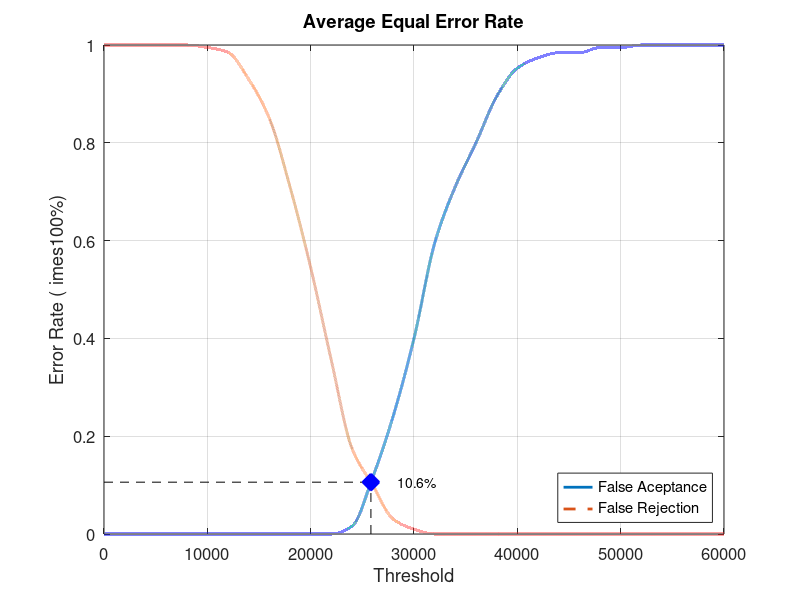
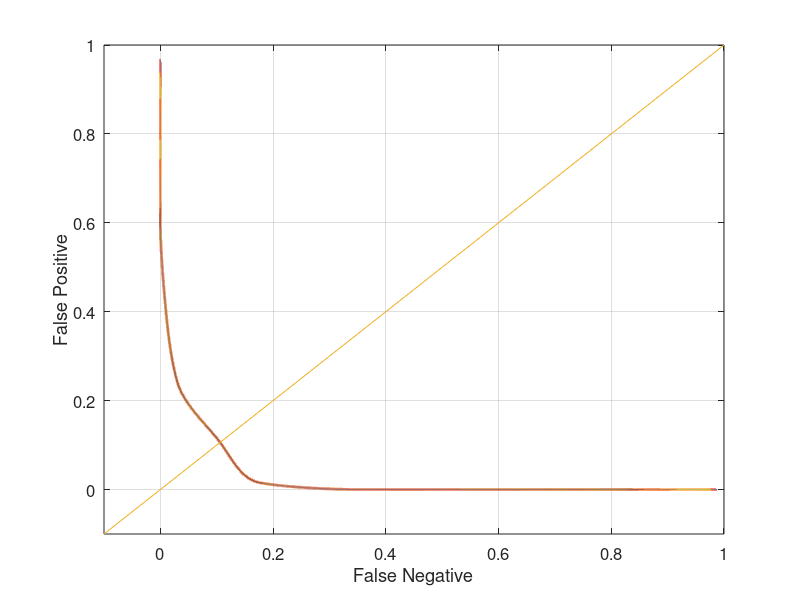

The MATLAB source for these figures, in order:
close all;
clear;
clc;
x = 0:2000:60000;
xq = 0:0.5:60000;

y0 = [0 0 0 0 0 0 0 0 0 0 0 0 0.0157895 0.115789 0.242105 0.4 0.594737 0.710526 0.8 0.894737 0.952632 0.973684 0.984211 0.984211 0.994737 0.994737 1 1 1 1 1]
yy0 = interp1(x, y0, xq, 'pchip');
y1 = [1 1 1 1 1 0.995 0.985 0.93 0.85 0.71 0.545 0.355 0.175 0.1 0.03 0.01 0 0 0 0 0 0 0 0 0 0 0 0 0 0 0]
yy1 = interp1(x, y1, xq, 'pchip');

% Calculating EER: 
y2 = abs(y0 - y1);
find(y2 == min(y2))
yy2 = abs(yy0 - yy1);
xEER = find(yy2 == min(yy2));
xEERIndex = xq(xEER) % X-axis EER
yEER = yy0(xEER) % Y-axis EER

main = figure
plot(xq, yy0,'-','LineWidth', 2);	hold on
plot(xq, yy1,'--','LineWidth', 2);	hold on
plot([xEERIndex xEERIndex], [0 yEER], 'k--');	hold on
plot([0 xEERIndex], [yEER yEER], 'k--');	hold on
plot(xEERIndex, yEER, 'bx', 'LineWidth', 10);	hold on
text(xEERIndex + 10 * xEERIndex / 100, yEER, [num2str(round((10000 * yEER)) / 100) '%'])
legend('False Aceptance', 'False Rejection', 'Location', 'SouthEast')
xlabel('Threshold')
ylabel('Error Rate (	imes100%)')
title('Average Equal Error Rate')
set(gca, 'FontSize', 12)
axis([0 60000 0 1])
grid on

print(main, 'Database2_1Main', '-dpng');
FNRxFPR = figure('Color', [1 1 1]);
plot(yy1, yy0, '-', yy1, yy0, 'LineWidth', 2);
hold on
y = -0.1:0.1:1
plot(y, y); 
set(gca, 'FontSize', 12)
xlabel('False Negative')
ylabel('False Positive')
axis([-0.1 1 -0.1 1])
set(gca, 'FontSize', 12)
grid on

print(FNRxFPR, 'Database2_1FNRxFPR','-dpng');
